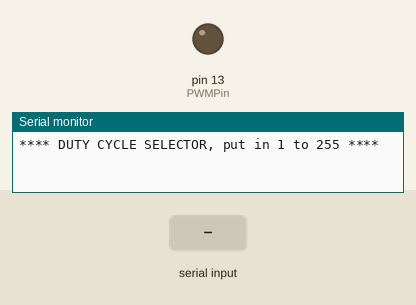
The sketch below on a simulated Arduino Uno, built for the host (arithmetic inside an expression is 32-bit, double 64-bit). Parts: output pins drawn as LEDs (lit = HIGH), the last lines printed to the serial monitor. The test bench sets the inputs (shaded band).

Above: at 1.2 s.
1.3 s: "30,150\n" received over Serial
At 1.6 s:
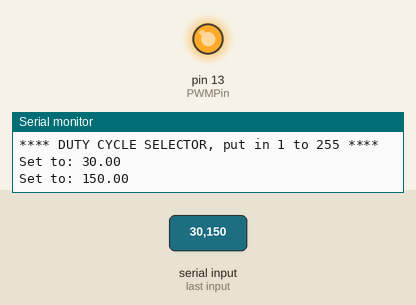
2.8 s: "90,45\n" received over Serial
At 3.9 s:
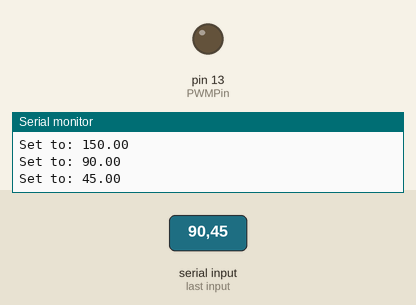
Timing chart, 0 to 5.8 s (numbered marks = the images above; inputs shaded):
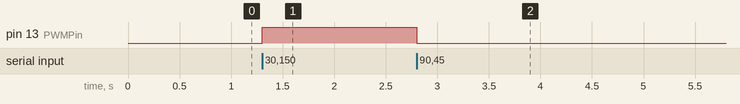

The sketch:

readSerial.ino
```cpp
int PWMPin = 13;

void setup() {

  analogWriteFreq(10000);
  Serial.begin(9600);
  Serial.println("**** DUTY CYCLE SELECTOR, put in 1 to 255 ****");
}

void loop() {
  while (Serial.available() == 0) {
  }

  float dutyCycle = Serial.parseFloat();

  if (dutyCycle > 0 && dutyCycle < 1024) {
  analogWrite(PWMPin, dutyCycle);

  Serial.print("Set to: ");
  Serial.println(dutyCycle);
  }

}
```

Measured:
- after the input at 1.3 s, pin 13 (PWMPin): LOW → HIGH at once
- after the input at 2.8 s, pin 13 (PWMPin): HIGH → LOW at once
